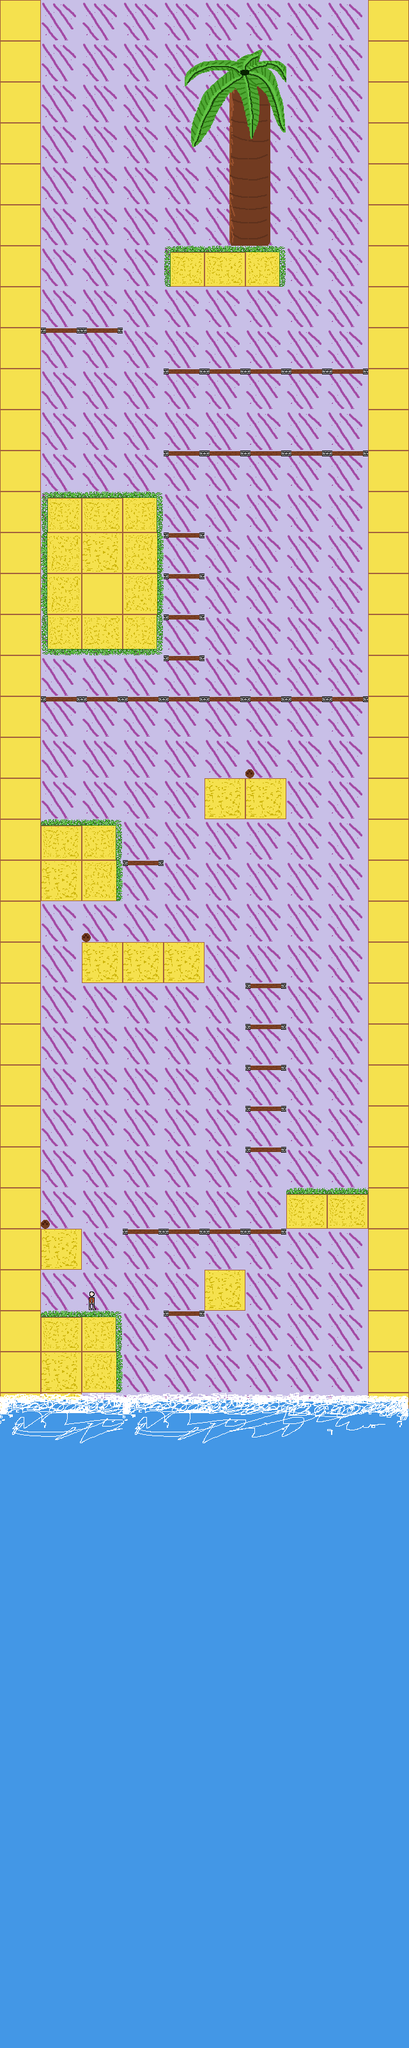

This game map was drawn from its Tiled (.tmx) file and the tilesets committed beside it. A one-line description and the trimmed map source follow:
An orthogonal 10x50 tile map with 64x64 px tiles, 8 tile layers (Background, Player, Bridge, Coconut, ...), 7 tilesets.

<map version="1.9" tiledversion="1.9.0" orientation="orthogonal" renderorder="right-down" width="10" height="50" tilewidth="64" tileheight="64" infinite="0" nextlayerid="9" nextobjectid="1">
 <editorsettings>
  <export target="../Map/Level_one/Level_one.csv" format="csv" />
 </editorsettings>
 <tileset firstgid="1" source="water (448 x 322).tsx" />
 <tileset firstgid="36" source="Sand (192x256).tsx" />
 <tileset firstgid="48" source="Bridge (64x64).tsx" />
 <tileset firstgid="49" source="idle(32).tsx" />
 <tileset firstgid="53" source="palm tree (256x322).tsx" />
 <tileset firstgid="73" source="coconut (14x14).tsx" />
 <tileset firstgid="74" source="Background.tsx" />
 <layer id="8" name="Background" width="10" height="50">
  <data>[500 cells, 500 non-empty, 1 distinct tile ids]</data>
 </layer>
 <layer id="1" name="Player" width="10" height="50">
  <data>[500 cells, 1 non-empty, 1 distinct tile ids]</data>
 </layer>
 <layer id="4" name="Bridge" width="10" height="50">
  <data>[500 cells, 35 non-empty, 1 distinct tile ids]</data>
 </layer>
 <layer id="5" name="Coconut" width="10" height="50">
  <data>[500 cells, 3 non-empty, 1 distinct tile ids]</data>
 </layer>
 <layer id="6" name="Tree" width="10" height="50">
  <data>[500 cells, 13 non-empty, 13 distinct tile ids]</data>
 </layer>
 <layer id="3" name="Sand" width="10" height="50">
  <data>[500 cells, 160 non-empty, 12 distinct tile ids]</data>
 </layer>
 <layer id="2" name="Clouds" width="10" height="50">
  <data>[500 cells, 0 non-empty, 0 distinct tile ids]</data>
 </layer>
 <layer id="7" name="Water" width="10" height="50">
  <data>[500 cells, 160 non-empty, 35 distinct tile ids]</data>
 </layer>
</map>
